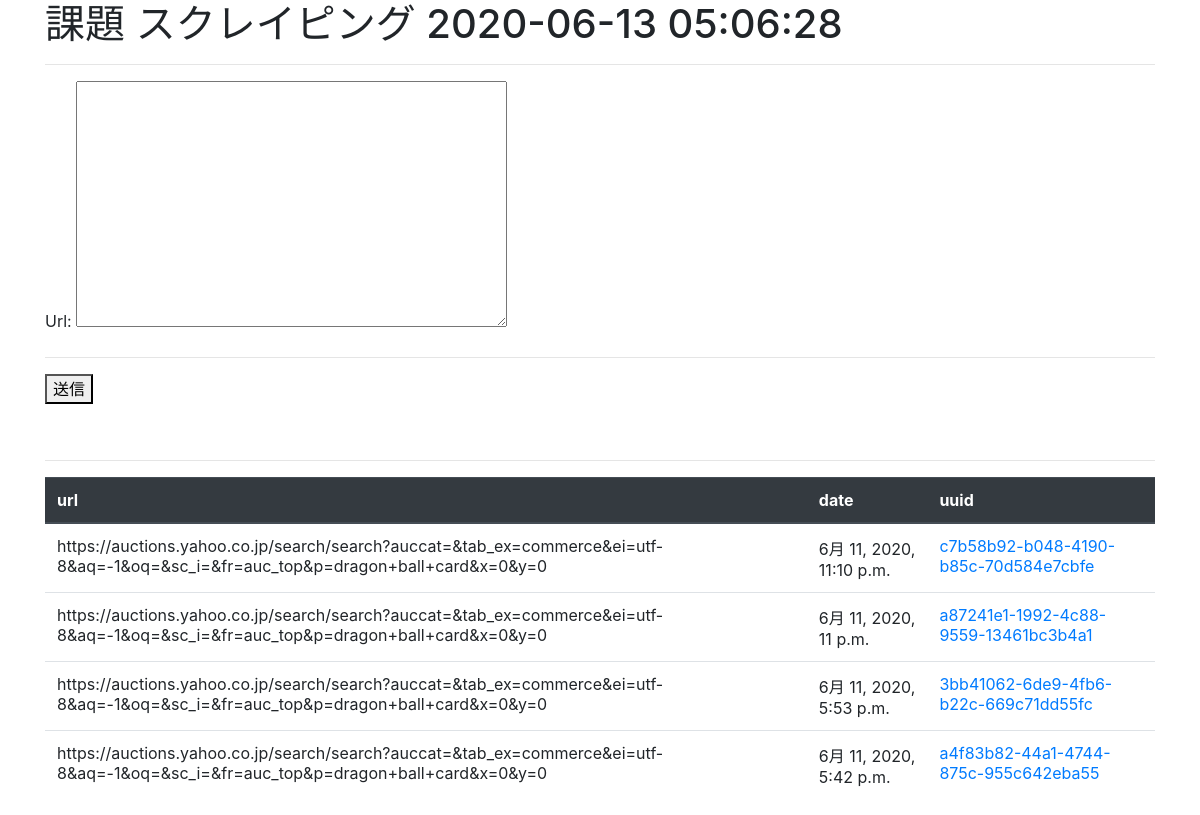
The page / on the database its author committed.
### scrape/models.py (models this page shows)
class Request(models.Model):
    url = models.TextField()
    date = models.DateTimeField(auto_now_add=True)
    uuid = models.UUIDField(null=True)

### scrape/views.py (the view, shortened to what this page needs)
# urls.py: path("", views.GetData.as_view(), name="home"),
class GetData(generic.FormView):
    template_name = "scrape/index.html"
    form_class = RequestForm
    def get_context_data(self, **kwargs):
        context = super().get_context_data(**kwargs)
        context["name"] = f"スクレイピング {datetime.today()}"
        context["result"] = Request.objects.all().order_by("-date")
        return context

### scrape/forms.py
class RequestForm(forms.ModelForm):
    class Meta:
        model = Request
        fields = ("url",)

### scrape/templates/scrape/index.html (shortened to what this page needs)
<head>
    <link rel="stylesheet" href="https://stackpath.bootstrapcdn.com/bootstrap/4.5.0/css/bootstrap.min.css">
</head>
<div class="container">
    <h1>課題 {{name}}</h1>
    <hr>
    <form action="/" method="POST">
        {{form.as_p}}
        <hr>
        <button type="submit">送信</button>
</form>
<br>
<hr>
<table class="table">
    <thead class="thead-dark">
        <tr>
            <th>url</th>
            <th>date</th>
            <th>uuid</th>
        </tr>
    </thead>
    <tbody>
        {% for res in result %}
            {% if res.uuid is not None %}
            <tr>
                <td>{{res.url}}</td>
                <td>{{res.date}}</td>
                <td>
                    <a href="{% url 'scrape:downloader' uuid=res.uuid %}">{{res.uuid}}</a>
                </td>
            </tr>
            {% endif %}
        {% endfor %}
    </tbody>
</table>
</div>

### rows shown on the page
Request: url "https://auctions.yahoo.co.jp/search/search?auccat=&tab_ex=commerce&ei=utf-8&aq=-1&oq=&sc_i=&fr=auc_top&p=dragon+ball+card&x=0&y=0", date "6月 11, 2020, 11:10 p.m.", uuid "c7b58b92-b048-4190-b85c-70d584e7cbfe"
Request: url "https://auctions.yahoo.co.jp/search/search?auccat=&tab_ex=commerce&ei=utf-8&aq=-1&oq=&sc_i=&fr=auc_top&p=dragon+ball+card&x=0&y=0", date "6月 11, 2020, 11 p.m.", uuid "a87241e1-1992-4c88-9559-13461bc3b4a1"
Request: url "https://auctions.yahoo.co.jp/search/search?auccat=&tab_ex=commerce&ei=utf-8&aq=-1&oq=&sc_i=&fr=auc_top&p=dragon+ball+card&x=0&y=0", date "6月 11, 2020, 5:53 p.m.", uuid "3bb41062-6de9-4fb6-b22c-669c71dd55fc"
Request: url "https://auctions.yahoo.co.jp/search/search?auccat=&tab_ex=commerce&ei=utf-8&aq=-1&oq=&sc_i=&fr=auc_top&p=dragon+ball+card&x=0&y=0", date "6月 11, 2020, 5:42 p.m.", uuid "a4f83b82-44a1-4744-875c-955c642eba55"

### other values the page prints
{{ name }} "スクレイピング 2020-06-13 05:06:28"
